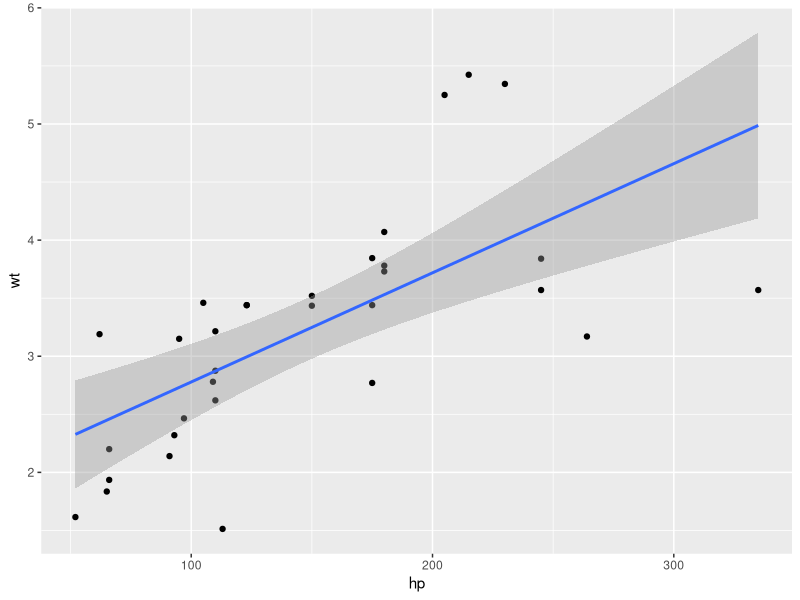

This figure's R source:
## ---- chunk 1
libs <- c("dplyr", "ggplot2", "knitr")
invisible(sapply(libs, require, character.only=TRUE))
opts_chunk$set(echo=FALSE)
## ---- chunk 2
head(mtcars,6) %>%
    knitr::kable(caption="Table 1 - First few rows of mtcars.")
## ---- chunk 3
ggplot(mtcars, aes(hp, wt)) +
    geom_point() +
    geom_smooth(method="lm")
